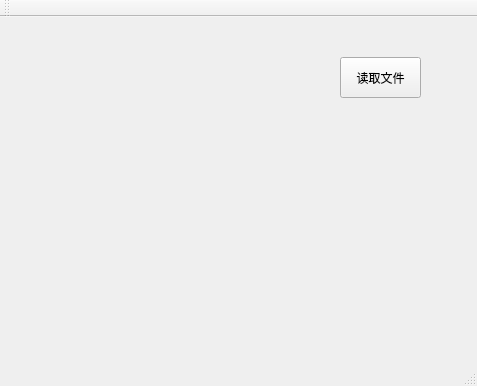
<?xml version="1.0" encoding="UTF-8"?>
<ui version="4.0">
 <class>MainWindow</class>
 <widget class="QMainWindow" name="MainWindow">
  <property name="geometry">
   <rect>
    <x>0</x>
    <y>0</y>
    <width>477</width>
    <height>386</height>
   </rect>
  </property>
  <property name="windowTitle">
   <string>MainWindow</string>
  </property>
  <widget class="QWidget" name="centralWidget">
   <widget class="QPushButton" name="readFileBtn">
    <property name="geometry">
     <rect>
      <x>340</x>
      <y>40</y>
      <width>81</width>
      <height>41</height>
     </rect>
    </property>
    <property name="text">
     <string>读取文件</string>
    </property>
   </widget>
  </widget>
  <widget class="QMenuBar" name="menuBar">
   <property name="geometry">
    <rect>
     <x>0</x>
     <y>0</y>
     <width>477</width>
     <height>23</height>
    </rect>
   </property>
  </widget>
  <widget class="QToolBar" name="mainToolBar">
   <attribute name="toolBarArea">
    <enum>TopToolBarArea</enum>
   </attribute>
   <attribute name="toolBarBreak">
    <bool>false</bool>
   </attribute>
  </widget>
  <widget class="QStatusBar" name="statusBar"/>
 </widget>
 <layoutdefault spacing="6" margin="11"/>
 <resources/>
 <connections/>
</ui>
